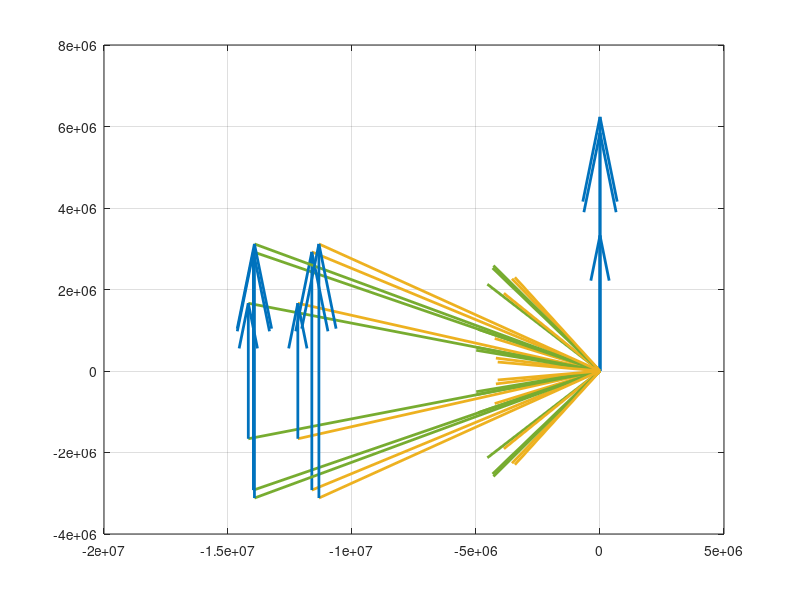

Write the MATLAB code that produced this figure.
clear *
clc

% Useful values for n:
    n488 = 1.4986;
    n532 = 1.494;
    n656 = 1.491; % approx
    n760 = 1.4877044217687;
    n780 = 1.48742346938775;
    n795 = 1.48695102040816;
    n1550 = 1.481;

% ----------------Grating Parameters---------------
lam_wr = 656.1 .*1e-9;
n_wr = n656;

th1_0_wr = [10, 17.77, 19]; % MUX'd Input- Static arm, 'left'
th2_0_wr = th1_0_wr;

% Substrate thickness
d = 2.265; % mm
d = d .* 1e-3; % m



% -----------------Read Parameters-----------------
lambda0_rd = [760, 780, 795] .*1e-9; % Write beam center wavelength
n_rd = [n780, n780, n780];

for k=1:length(lambda0_rd) % Find the center (aka '0') angle at the read wavelengths
    a1p = asind((sind(th1_0_wr))./n_wr);
    a2p = asind((sind(th2_0_wr))./n_wr);

    th1_0_rd = (asind((n_wr./n_rd).*(lambda0_rd./lam_wr).*sind((a1p + a2p)./2))) + ((a1p - a2p)./2);
    th2_0_rd = (asind((n_wr./n_rd).*(lambda0_rd./lam_wr).*sind((a1p + a2p)./2))) - ((a1p - a2p)./2);

    % Convert the angles to outside the material with Snell's law
    th1_0_rd_air = asind(n_rd.*sind(th1_0_rd));
    th2_0_rd_air = asind(n_rd.*sind(th2_0_rd));
end
clear a1p a2p

% % Uncomment to overwrite the calculated values
% th1_0_rd_air = 36.1627;
% th1_0_rd = asind((sind(th1_0_rd_air))./n_rd);

dn_eq = 1.8e-4; % Just a temporary variable to give all gratings equal strength
dn = [dn_eq, dn_eq, dn_eq]; % at read wavelengths
alpha = 0; % Assume absorption is equal at all wavelengths, for simplicity

normalize = 0;

lambda_rd = lambda0_rd; % Assume Bragg match at read wavelength
max_dth = 0.2;
pts = 1000;
theta_rd_air = linspace(min(th1_0_rd_air)-max_dth,max(th1_0_rd_air)+max_dth,pts); % read angle- equivalent to th1g
                      % th1g is defined as the write angle on the same side
                      % of the hologram that will be read


%

% ------------------Grating Maths------------------


% Snell's law
th1_0_wr = asind(sind(th1_0_wr)./n_wr);
th2_0_wr = asind(sind(th2_0_wr)./n_wr);

th1w_rad = th1_0_wr.*pi./180; % Radians
th2w_rad = th2_0_wr.*pi./180;

% Using complex notation to denote a 2D vector
k1 = exp(1i*th1w_rad).*2.*pi.*n_wr./(lam_wr);
k2 = exp(-1i*th2w_rad).*2.*pi.*n_wr./(lam_wr);

% From Kogelnik. Grating vector
K = k1-k2; % Grating k-vector
phir = angle(K); % radians
aK = abs(K);
LAM = 2*pi./aK;% Grating wavelength

%%
clc

fig = figure;
for i=1:3

    set(fig,'color', 'w');
    quiver(-real(k1(i)),-imag(k1(i)), real(k1(i)),imag(k1(i)),'AutoScaleFactor',1, 'Color', '#77AC30','Linewidth',2); hold on;
    quiver(-real(k2(i)),-imag(k2(i)), real(k2(i)),imag(k2(i)),'AutoScaleFactor',1, 'Color', '#77AC30','Linewidth',2);
    quiver(zeros(size(K(i),1),1),zeros(size(K(i),1),1),real(K(i)),imag(K(i)),'AutoScaleFactor',1, 'Color', '#0072BD','Linewidth',2);
    quiver(-real(k1(i)),-imag(k1(i)),real(K(i)),imag(K(i)),'AutoScaleFactor',1, 'Color', '#0072BD','Linewidth',2);

k1_rd = exp(1i*th1_0_rd.*pi./180).*2.*pi.*n_rd./(lambda_rd);
k2_rd = exp(-1i*th2_0_rd.*pi./180).*2.*pi.*n_rd./(lambda_rd);
    quiver(-real(k1_rd(i)),-imag(k1_rd(i)), real(k1_rd(i)),imag(k1_rd(i)),'AutoScaleFactor',1, 'Color', '#EDB120','Linewidth',2);
    quiver(-real(k2_rd(i)),-imag(k2_rd(i)), real(k2_rd(i)),imag(k2_rd(i)),'AutoScaleFactor',1, 'Color', '#EDB120','Linewidth',2);
    quiver(-real(k1_rd(i)),-imag(k1_rd(i)),real(K(i)),imag(K(i)),'AutoScaleFactor',1, 'Color', '#0072BD','Linewidth',2);
    grid on;
end
%% Bragg matched case
% clc
i = 3;
lambda = lambda_rd(i); %lam_wr;
theta_in = th1_0_rd(i);
theta_out = th2_0_rd(i);
n = n_rd(i);%n_wr;

d = 2.265e-3;
dn = 6.62e-5;
% eta = 0.3748;
% eta = 0.3312;
% eta = 0.2322;


rho = exp(1i*theta_in.*pi./180).*2.*pi.*n./(lambda);
sig = exp(1i*theta_out.*pi./180).*2.*pi.*n./(lambda);

cr = cos(angle(sig));
cs = cos(angle(rho));

eta =(sin(pi.*dn.*d./((lambda).*sqrt(cr.*cs)))).^2;
disp(sprintf('total %c = %.4f%%', 951, eta.*100));

% dn = asin(sqrt(eta)).* ((lambda).*sqrt(cr.*cs)) ./ (pi.*d)

%% General case
clc
i = 3;
lambda = lambda_rd(i); %lam_wr;
n = n_rd(i);%n_wr;

steps = 1000;
d = 2.265e-3 ./steps; % 2.265e-3
dn = 6.62e-5;

theta_R = th1_0_rd(i).*pi./180;
theta_S = th2_0_rd(i).*pi./180;
theta = [theta_R, theta_S];

Kay = aK(i);
phi = phir(i);

% Initial values of the power of the beams.
A = [1, 0]; % [R, S]
I = abs(A).^2;

IO_indices = [  [1,2]; %Input-Output indices
                [2,1]];
% Find the diffraction efficiency and amplitude of each grating interaction.
for j=1 : size(IO_indices,1)
    i_in = IO_indices(j,1);
    i_out = IO_indices(j,2);
    
    % R and S vectors
    rho = exp(1i*theta(i_in)).*2.*pi.*n./(lambda);  % Input beam
    sig = exp(1i*theta(i_out)).*2.*pi.*n./(lambda); % Diffracted beam

    % Obliquity factors
    cr = cos(angle(sig));
    cs = cos(angle(rho));

    % Dephasing, eqn 17
    v = Kay.*cos(phi-theta(i_in)) - ((Kay.^2 ./ (4.*pi.*n)) .* lambda);

    % eqn 42
    nu = pi.*dn.*d./(lambda.*sqrt(cr.*cs));
    xi = v.*d./(2.*cs);
    %   Amplitude of the diffracted beam
    S = -1i.*sqrt(cr./cs) .* exp(-1i.*xi) .* sin(sqrt(nu.^2 + xi.^2)) ./ sqrt(1+ (xi./nu).^2);

    eta_S = (abs(cs)./cr) .* S.*conj(S);
    
    Diffracted{j} = S;
    eta_diffracted{j} = eta_S;
end

% Find the finite-difference power flow

for j=1:steps
    disp('-----------');
%     disp(sprintf('j = %d, d=%.3f mm\n',j,j.*d.*1000));
    A_gain = zeros(length(A),length(A));
    
    for x=1:size(A,2) % Input beam index
        out = Diffracted{IO_indices(x,2)};
        
        for y=1:size(A,2) % Output beam index
            if y == x
                A_gain(x,y) = - I(x) .*out; % Ir= 1 - Is
            else
                A_gain(x,y) = I(x).*out;
            end
        end
    end
    
    for x=1:size(A,2)
        A(x) = A(x) + sum(A_gain(:,x));
    end
    I = abs(A).^2;
    
    disp(sprintf('     R= %.2e + %.2ei, Ir=%.3f\n     S= %.2e + %.2ei, Is=%.3f\n', real(A(1)), imag(A(1)), I(1), real(A(2)), imag(A(2)), I(2)));
end


diff_eff = I(2)./(1);
disp(sprintf('total %c = %.4f%%', 951, diff_eff.*100));





